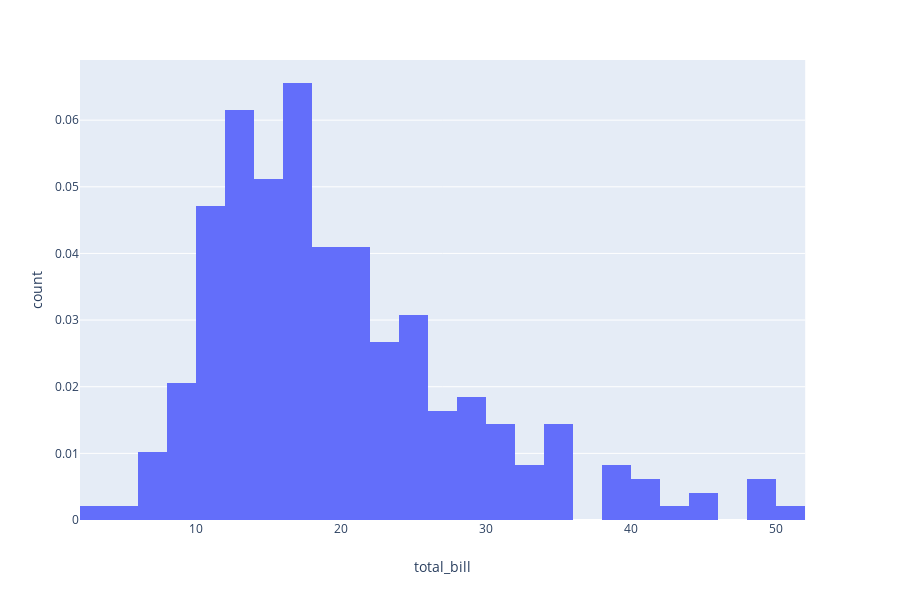

Notebook code cell kept with this figure:
### Code cell
import plotly.express as px
tips = px.data.tips()
fig = px.histogram(tips, x="total_bill", histnorm='probability density')
fig.show()

### Figure 1 — Plotly figure (JSON) as saved in the notebook; plotly's stock layout.template omitted (floating-point values rounded to 4 significant figures; data arrays with more than 128 entries replaced by an {"elided": "..."} marker saying what was removed)
{"data": [{"alignmentgroup": "True", "bingroup": "x", "histnorm": "probability density", "hoverlabel": {"namelength": 0}, "hovertemplate": "total_bill=%{x}<br>count=%{y}", "legendgroup": "", "marker": {"color": "#636efa"}, "name": "", "offsetgroup": "", "orientation": "v", "showlegend": false, "type": "histogram", "x": {"elided": "244 float values"}, "xaxis": "x", "yaxis": "y"}], "layout": {"barmode": "relative", "height": 600, "legend": {"tracegroupgap": 0}, "margin": {"t": 60}, "xaxis": {"anchor": "y", "domain": [0, 0.98], "title": {"text": "total_bill"}}, "yaxis": {"anchor": "x", "domain": [0, 1], "title": {"text": "count"}}}}
